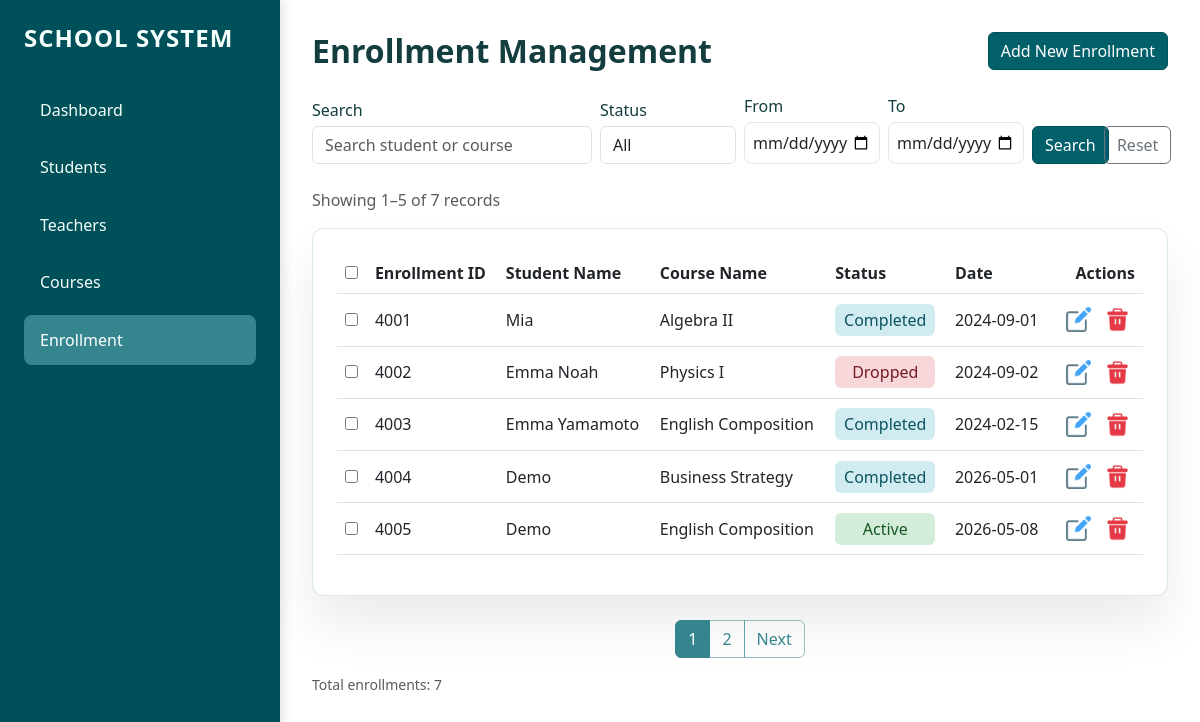
Before: /enrollment with the older database file.
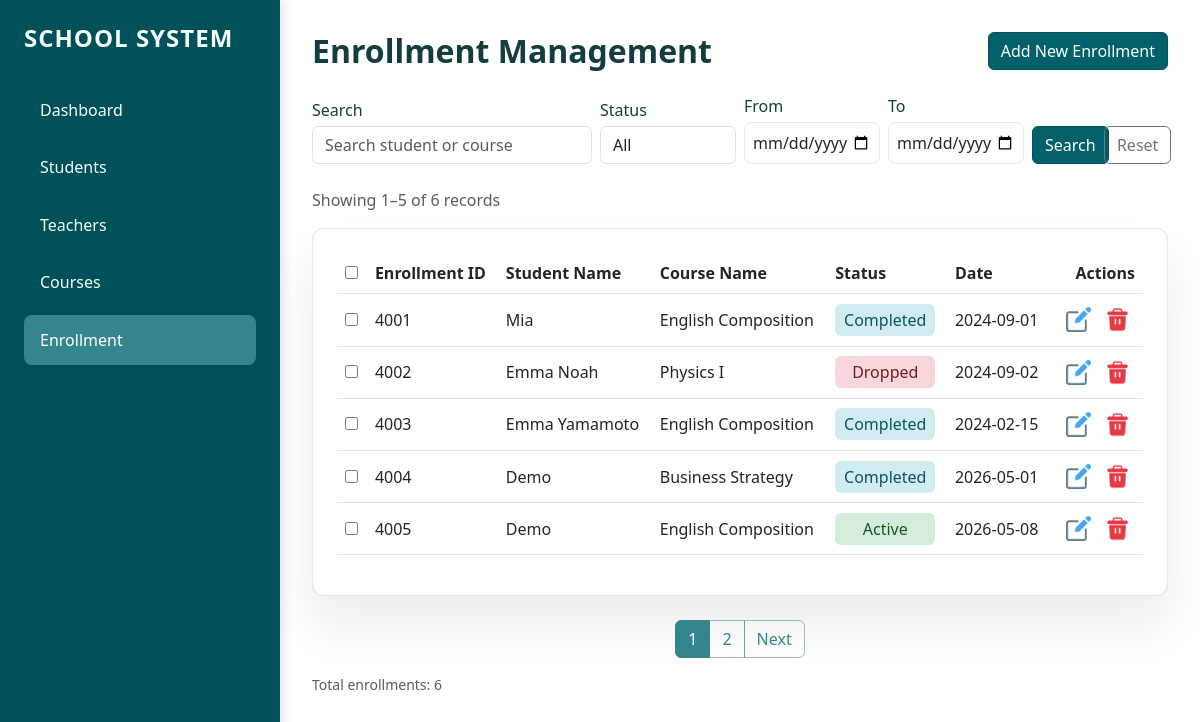
After: the same page with the newer database file.
### tables this page shows
CREATE TABLE enrollments (
                enrollment_id INTEGER PRIMARY KEY AUTOINCREMENT,
                student_id INTEGER,
                course_id INTEGER,
                status TEXT,
                enrollment_date DATE,
                FOREIGN KEY (student_id) REFERENCES students (student_id),
                FOREIGN KEY (course_id) REFERENCES courses (course_id)
            );

CREATE TABLE courses (
                course_id INTEGER PRIMARY KEY AUTOINCREMENT,
                course_name TEXT NOT NULL,
                teacher_id INTEGER,
                credits INTEGER,
                description TEXT,
                FOREIGN KEY (teacher_id) REFERENCES teachers (teacher_id)
            );

CREATE TABLE students (
                student_id INTEGER PRIMARY KEY AUTOINCREMENT,
                name TEXT NOT NULL,
                age INTEGER,
                date_of_birth DATE,
                email TEXT,
                address TEXT,
                phone TEXT
            );

### app.py (the view, shortened to what this page needs)
@app.route("/enrollment")
def enrollment_page():
    search_query = request.args.get("query", "").strip()
    status_filter = request.args.get("status", "").strip()
    start_date = request.args.get("start_date", "").strip()
    end_date = request.args.get("end_date", "").strip()
    page = request.args.get("page", 1, type=int)
    per_page = 5
    enrollment, total = database.get_enrollments(
        search_text=search_query or None,
        status=status_filter or None,
        start_date=start_date or None,
        end_date=end_date or None,
        page=page,
        per_page=per_page,
    )
    total_pages = (total + per_page - 1) // per_page
    start = (page - 1) * per_page + 1 if total > 0 else 0
    end = min(page * per_page, total)
    unique_count = database.get_unique_student_count()
    return render_template(
        "enrollment.html",
        enrollment=enrollment,
        students=database.get_all_students(),
        courses=database.get_all_courses(),
        query=search_query,
        status=status_filter,
        start_date=start_date,
        end_date=end_date,
        page=page,
        total_pages=total_pages,
        total=total,
        unique_total=unique_count,
        start=start,
        end=end,
    )

### database.py (called while the page is built)
def get_connection():
    conn = sqlite3.connect(DB_NAME, timeout=30)
    conn.execute('PRAGMA foreign_keys = ON')
    conn.row_factory = sqlite3.Row
    return conn

def get_all_students():
    students, _ = get_students(page=None, per_page=None)
    return students

def get_students(search_text=None, page=None, per_page=5):
    with get_connection() as conn:
        query = 'SELECT * FROM students'
        count_query = 'SELECT COUNT(*) FROM students'
        filters = []
        params = []
        if search_text:
            filters.append('(name LIKE ? OR address LIKE ?)')
            params.extend([f'%{search_text}%', f'%{search_text}%'])
        if filters:
            where_clause = ' WHERE ' + ' AND '.join(filters)
            query += where_clause
            count_query += where_clause
        query += ' ORDER BY student_id ASC'
        if page and per_page:
            offset = (page - 1) * per_page
            query += f' LIMIT {per_page} OFFSET {offset}'
        results = conn.execute(query, params).fetchall()
        total = conn.execute(count_query, params).fetchone()[0]
        return results, total

### templates/enrollment.html (shortened to what the changed rows need)
{% extends "base.html" %}
{% block content %}
<div class="d-flex justify-content-between align-items-center mb-4">
    <h2 class="mb-0 fw-bold fs-20">Enrollment Management</h2>
    <button class="btn btn-primary" data-bs-toggle="modal" data-bs-target="#addModal">
    </button>
</div>
<form method="GET" action="{{ url_for('enrollment_page') }}" class="row g-2 align-items-end mb-4">
    <div class="col-md-4">
    </div>
    <div class="col-md-2">
    </div>
    <div class="col-md-2">
    </div>
    <div class="col-md-2">
    </div>
    <div class="col-md-1 d-grid">
    </div>
    <div class="col-md-1 d-grid">
    </div>
</form>
<p class="text-muted">Showing {{ start }}–{{ end }} of {{ total }} records</p>
<div class="card-custom">
    <table class="table align-middle">
        <thead>
            <tr>
                <th><input type="checkbox" id="selectAll"></th>
                <th>Enrollment ID</th>
                <th>Student Name</th>
                <th>Course Name</th>
                <th>Status</th>
                <th>Date</th>
                <th class="text-end">Actions</th>
            </tr>
        </thead>
        <tbody>
            {% for s in enrollment %}
            <tr>
                <td><input type="checkbox" class="rowCheckbox" value="{{ s['enrollment_id'] }}"></td>
                <td>{{ s['enrollment_id'] }}</td>
                <td>{{ s['student_name'] }}</td>
                <td>{{ s['course_name'] }}</td>
                <td>
                    <span class="status-{{ s['status'] | lower }}">{{ s['status'] }}</span>
                </td>
                <td>{{ s['enrollment_date'] }}</td>
                <td class="text-end">
                    <button class="btn btn-sm btn-outline-secondary" data-bs-toggle="modal"
                        data-bs-target="#edit{{ s['enrollment_id'] }}">
                        <img src="{{ url_for('static', filename='image/edit.png') }}" style="width:1rem;">
                    </button>
                    <form action="/enrollment/{{ s['enrollment_id'] }}/delete" method="POST" class="d-inline row-delete-form" data-item-name="enrollment {{ s['student_name'] }} / {{ s['course_name'] }}">
                        <button type="submit" class="btn btn-sm delete-row-delete-btn">
                            <img src="{{ url_for('static', filename='image/delete.png') }}" style="width:1rem;">
                        </button>
                    </form>
                </td>
            </tr>
            {% endfor %}
        </tbody>
    </table>
</div>
{% if total_pages > 1 %}
<nav>
    <ul class="pagination justify-content-center">
    </ul>
</nav>
{% endif %}
<div class="d-flex justify-content-between align-items-center mt-3">
    <small class="text-muted">Total enrollments: {{ total }}</small>
</div>
{% endblock %}

Changed rows visible on the page:
changed enrollments "Mia": course_name "Algebra II" → "English Composition"
Other visible differences:
{{ total }}: "7" → "6"
